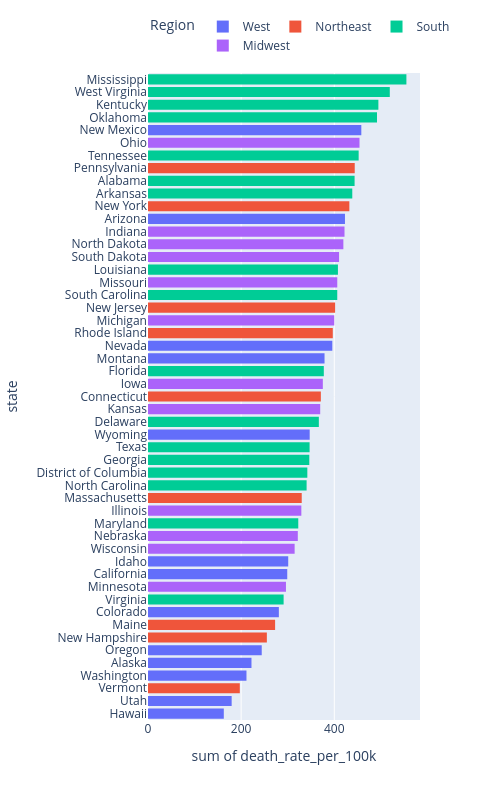

Here is the notebook cell this chart was saved with:
### Code cell
df = df.sort_values(by="death_rate_per_100k", ascending=True)

# One bar per state, colored by the same four Census regions:
# Northeast, Midwest (middle America), South (including the Southeast),
# and West (including the Southwest).
#
# dtick=1 forces every state name onto the y-axis. Without it, Plotly drops
# labels when 51 names do not fit. categoryorder "total ascending" keeps the
# sort after coloring, because color would otherwise group states by region.
fig = px.histogram(
    df,
    x="death_rate_per_100k",
    y="state",
    color="census_region",
    labels={"census_region": "Region"},
    width=500,
    height=800,
)
fig.update_yaxes(dtick=1, categoryorder="total ascending")
fig.update_layout(legend={"orientation": "h", "yanchor": "bottom", "y": 1.02, "x": 0})
fig

### Figure 1 — Plotly figure (JSON) as saved in the notebook; plotly's stock layout.template omitted (floating-point values rounded to 4 significant figures)
{"data": [{"bingroup": "y", "histfunc": "sum", "hovertemplate": "Region=West<br>sum of death_rate_per_100k=%{x}<br>state=%{y}<extra></extra>", "legendgroup": "West", "marker": {"color": "#636efa", "pattern": {"shape": ""}}, "name": "West", "orientation": "h", "showlegend": true, "type": "histogram", "x": [162.8, 179.6, 211.4, 222.2, 244.2, 281.0, 299.0, 301.1, 347.2, 379.1, 395.7, 422.9, 458.0], "xaxis": "x", "y": ["Hawaii", "Utah", "Washington", "Alaska", "Oregon", "Colorado", "California", "Idaho", "Wyoming", "Montana", "Nevada", "Arizona", "New Mexico"], "yaxis": "y"}, {"bingroup": "y", "histfunc": "sum", "hovertemplate": "Region=Northeast<br>sum of death_rate_per_100k=%{x}<br>state=%{y}<extra></extra>", "legendgroup": "Northeast", "marker": {"color": "#EF553B", "pattern": {"shape": ""}}, "name": "Northeast", "orientation": "h", "showlegend": true, "type": "histogram", "x": [197.2, 255.2, 272.9, 330.1, 371.2, 396.8, 401.7, 432.3, 443.9], "xaxis": "x", "y": ["Vermont", "New Hampshire", "Maine", "Massachusetts", "Connecticut", "Rhode Island", "New Jersey", "New York", "Pennsylvania"], "yaxis": "y"}, {"bingroup": "y", "histfunc": "sum", "hovertemplate": "Region=South<br>sum of death_rate_per_100k=%{x}<br>state=%{y}<extra></extra>", "legendgroup": "South", "marker": {"color": "#00cc96", "pattern": {"shape": ""}}, "name": "South", "orientation": "h", "showlegend": true, "type": "histogram", "x": [291.2, 322.6, 340.6, 342.1, 346.3, 347.0, 366.8, 377.5, 406.3, 407.8, 438.6, 443.6, 452.3, 491.7, 494.7, 519.2, 554.8], "xaxis": "x", "y": ["Virginia", "Maryland", "North Carolina", "District of Columbia", "Georgia", "Texas", "Delaware", "Florida", "South Carolina", "Louisiana", "Arkansas", "Alabama", "Tennessee", "Oklahoma", "Kentucky", "West Virginia", "Mississippi"], "yaxis": "y"}, {"bingroup": "y", "histfunc": "sum", "hovertemplate": "Region=Midwest<br>sum of death_rate_per_100k=%{x}<br>state=%{y}<extra></extra>", "legendgroup": "Midwest", "marker": {"color": "#ab63fa", "pattern": {"shape": ""}}, "name": "Midwest", "orientation": "h", "showlegend": true, "type": "histogram", "x": [296.2, 314.9, 321.7, 329.2, 369.7, 375.4, 399.9, 406.4, 410.2, 419.5, 421.9, 454.1], "xaxis": "x", "y": ["Minnesota", "Wisconsin", "Nebraska", "Illinois", "Kansas", "Iowa", "Michigan", "Missouri", "South Dakota", "North Dakota", "Indiana", "Ohio"], "yaxis": "y"}], "layout": {"barmode": "relative", "height": 800, "legend": {"orientation": "h", "title": {"text": "Region"}, "tracegroupgap": 0, "x": 0, "y": 1.02, "yanchor": "bottom"}, "margin": {"t": 60}, "width": 500, "xaxis": {"anchor": "y", "domain": [0, 1], "title": {"text": "sum of death_rate_per_100k"}}, "yaxis": {"anchor": "x", "categoryorder": "total ascending", "domain": [0, 1], "dtick": 1, "title": {"text": "state"}}}}
